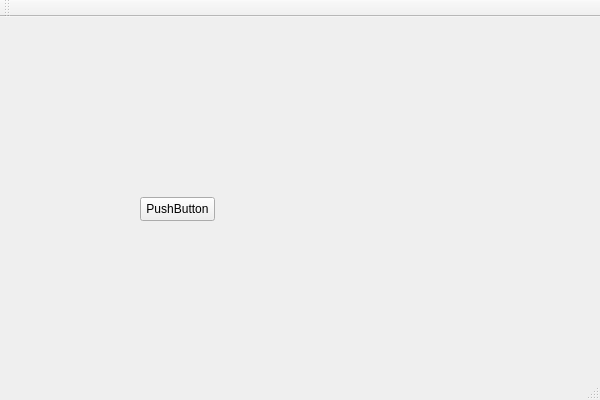
<?xml version="1.0" encoding="UTF-8"?>
<ui version="4.0">
 <class>QtWidgetsApplication1Class</class>
 <widget class="QMainWindow" name="QtWidgetsApplication1Class">
  <property name="geometry">
   <rect>
    <x>0</x>
    <y>0</y>
    <width>600</width>
    <height>400</height>
   </rect>
  </property>
  <property name="windowTitle">
   <string>QtWidgetsApplication1</string>
  </property>
  <widget class="QWidget" name="centralWidget">
   <widget class="QPushButton" name="pushButton">
    <property name="geometry">
     <rect>
      <x>140</x>
      <y>180</y>
      <width>75</width>
      <height>24</height>
     </rect>
    </property>
    <property name="text">
     <string>PushButton</string>
    </property>
   </widget>
  </widget>
  <widget class="QMenuBar" name="menuBar">
   <property name="geometry">
    <rect>
     <x>0</x>
     <y>0</y>
     <width>600</width>
     <height>22</height>
    </rect>
   </property>
  </widget>
  <widget class="QToolBar" name="mainToolBar">
   <attribute name="toolBarArea">
    <enum>TopToolBarArea</enum>
   </attribute>
   <attribute name="toolBarBreak">
    <bool>false</bool>
   </attribute>
  </widget>
  <widget class="QStatusBar" name="statusBar"/>
 </widget>
 <layoutdefault spacing="6" margin="11"/>
 <resources>
  <include location="QtWidgetsApplication1.qrc"/>
 </resources>
 <connections/>
</ui>
